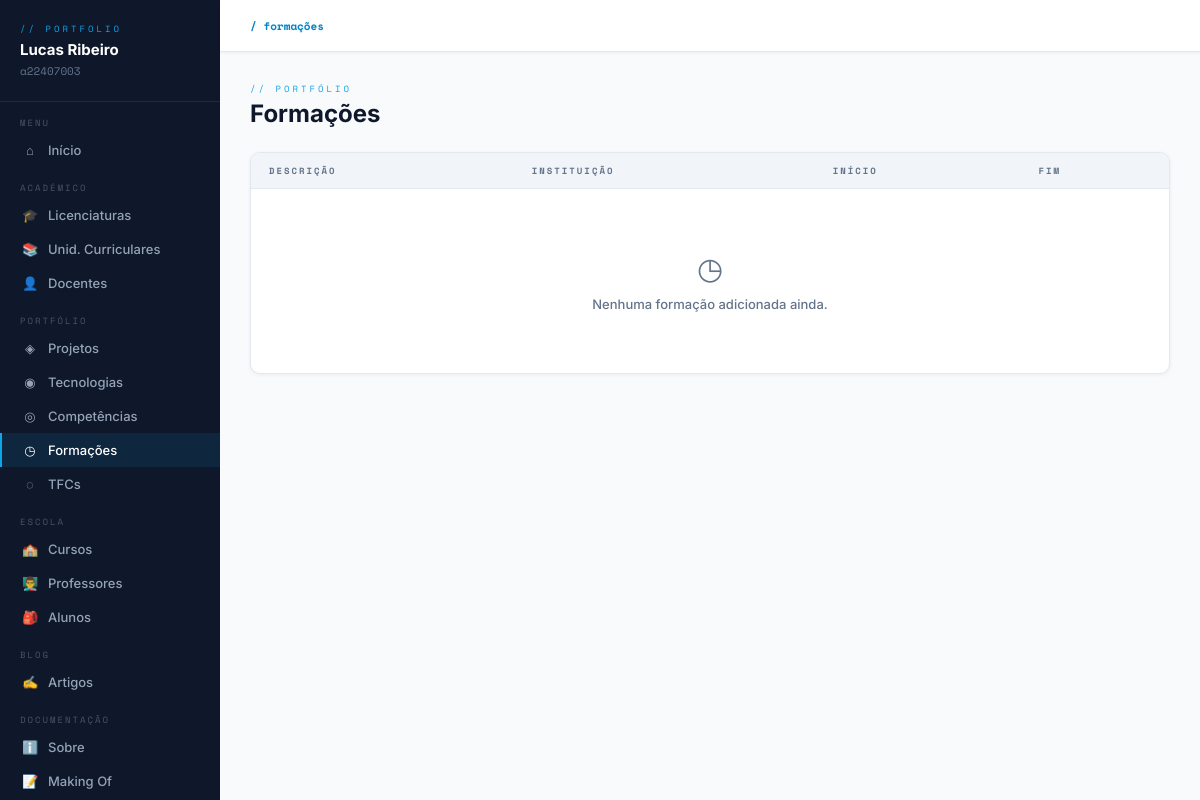
The app's page /formacoes/, older data.
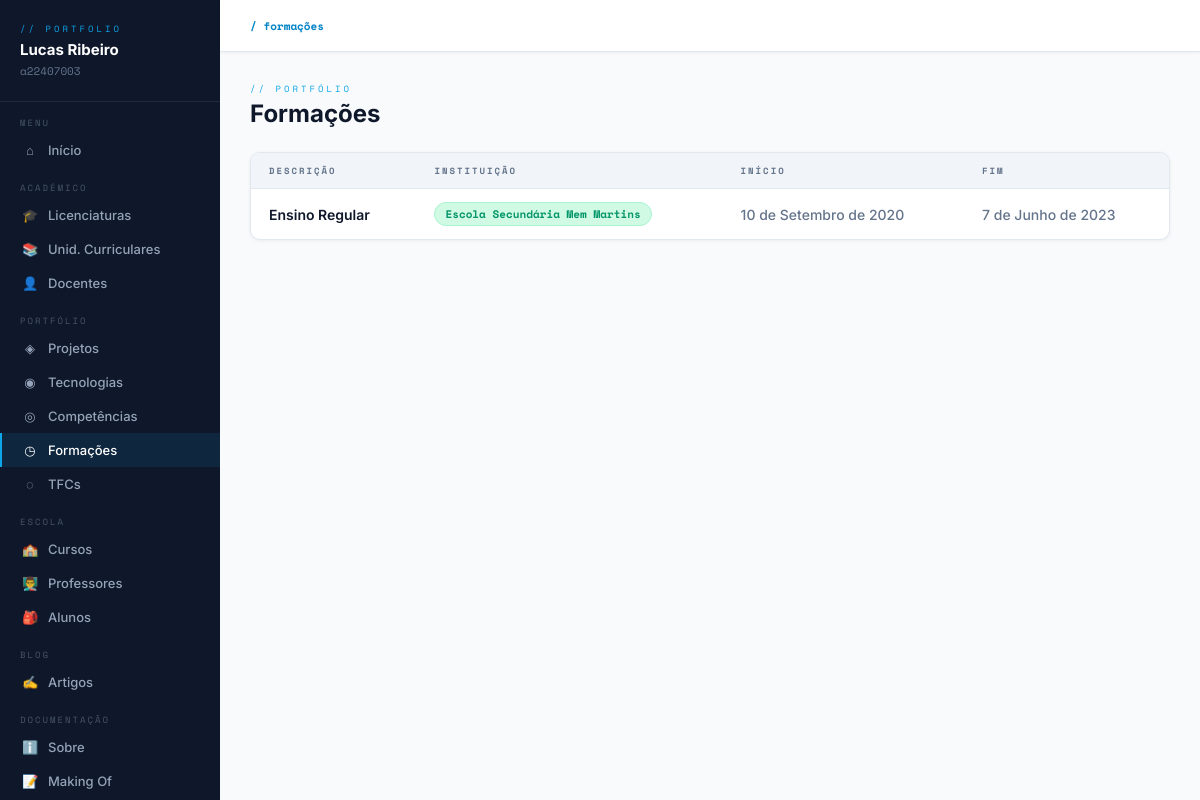
The same page, newer data.
### portfolio/models.py (models this page shows, shortened)
class Formacao(models.Model):
    instituicao = models.CharField(max_length=200)  # era ForeignKey para modelo inexistente
    descricao = models.CharField(max_length=150)
    data_inicio = models.DateField()
    data_fim = models.DateField(null=True, blank=True)
    certificado = models.FileField(upload_to='certificados/', null=True, blank=True)
    competencias_adquiridas = models.ManyToManyField(Competencia, related_name='formacoes', blank=True)
    class Meta:
        ordering = ['-data_inicio']

### portfolio/views.py (the view)
# urls.py: path('formacoes/', views.formacoes_list, name='formacoes_list'),
def formacoes_list(request):
    return render(request, 'portfolio/formacoes_list.html', {'formacoes': Formacao.objects.all()})

### portfolio/templates/portfolio/formacoes_list.html (shortened to what this page needs)
{% extends 'portfolio/base.html' %}
{% load grupo_tags %}
{% block nav_form %}active{% endblock %}
{% block breadcrumb %}<b>/ formações</b>{% endblock %}
{% block content %}
<div class="page-header">
    <div>
        <div class="page-label">// portfólio</div>
        <div class="page-title">Formações</div>
    </div>
</div>
<div class="card">
    <table>
        <thead>
            <tr>
                <th>Descrição</th><th>Instituição</th><th>Início</th><th>Fim</th>
            </tr>
        </thead>
        <tbody>
        {% for f in formacoes %}
            <tr>
                <td class="text-dark">{{ f.descricao }}</td>
                <td><span class="badge badge-green">{{ f.instituicao }}</span></td>
                <td class="text-muted">{{ f.data_inicio }}</td>
                <td class="text-muted">{{ f.data_fim|default:"Em curso" }}</td>
            </tr>
        {% empty %}
            <tr><td colspan="5"><div class="empty"><span>◷</span>Nenhuma formação adicionada ainda.</div></td></tr>
        {% endfor %}
        </tbody>
    </table>
</div>
{% endblock %}

Row changes from the older to the newer data that the page shows:
added Formacao: descricao "Ensino Regular", instituicao "Escola Secundária Mem Martins", data_inicio "10 de Setembro de 2020", data_fim "7 de Junho de 2023"
Text that changed along with them:
text no longer shown: "◷ Nenhuma formação adicionada ainda."
